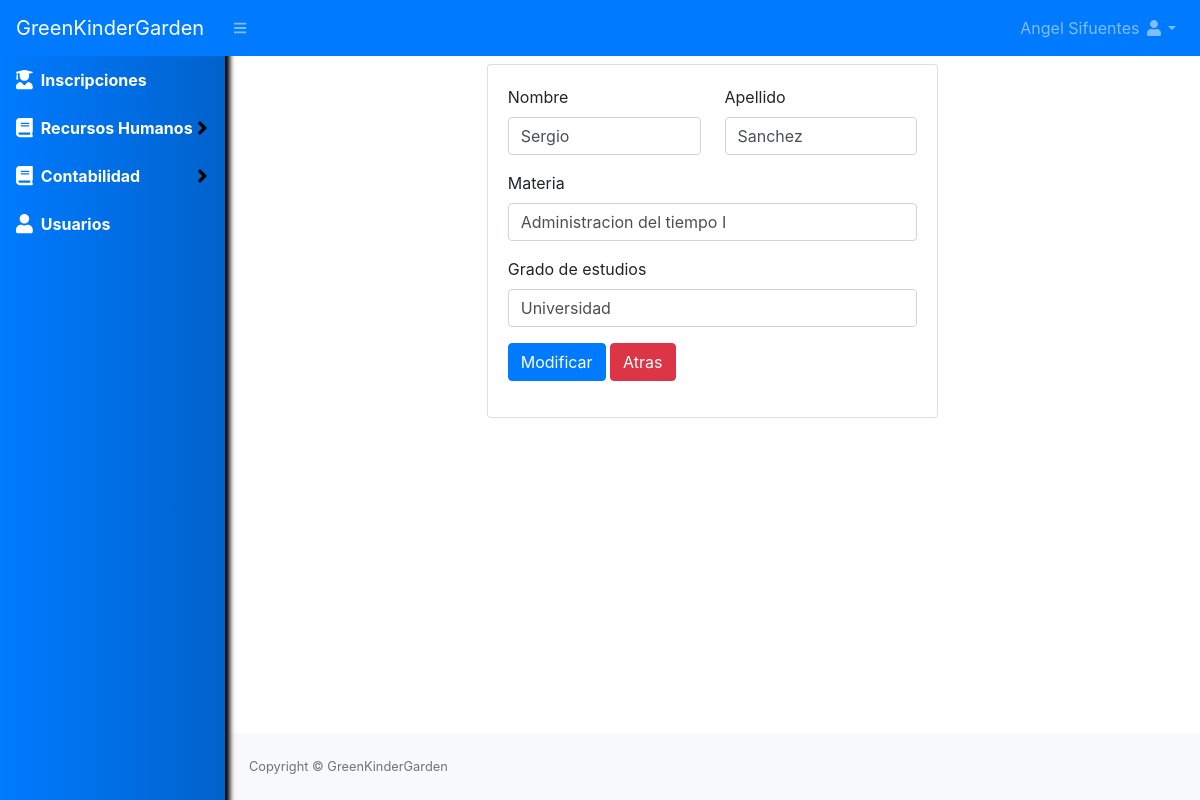
/profesores/editar?id=1 (signed in), run on the app's committed database.
### tables this page shows
CREATE TABLE `profesor` (
  `id` int(11) NOT NULL,
  `nombre_profesor` varchar(50) NOT NULL,
  `apellido_profesor` varchar(50) NOT NULL,
  `materia_profesor` varchar(50) NOT NULL,
  `grado_estudios` varchar(50) NOT NULL,
  `estado` int(11) NOT NULL DEFAULT 1
);

### Libraries/Core/Views.php (called while the page is built)
<?php
class Views{
    function getView($controller, $view, $data="", $alert="", $config = "", $cliente = "")
    {
        $controller = get_class($controller);
        if ($controller == "Home") {
            $view = "Views/".$view.".php";
        }else{
            $view = "Views/" . $controller . "/" . $view . ".php";
        }
        require_once($view);
    }
}
?>

### index.php (called while the page is built, shortened)
<?php
require_once("Helpers/Helpers.php");
require_once("Libraries/Core/Load.php");
?>

### Helpers/Helpers.php (called while the page is built, shortened)
<?php
function base_url()
{
    return BASE_URL;
}
?>

### Libraries/Core/Mysql.php (called while the page is built, shortened)
<?php
class Mysql extends Conexion{
    private $conexion;
    function __construct()
    {
        $this->conexion = new Conexion();
        $this->conexion = $this->conexion->conect();
    }
    public function select(string $query){
        $this->strquery = $query;
        $result = $this->conexion->prepare($this->strquery);
        $result->execute();
        $data = $result->fetch(PDO::FETCH_ASSOC);
        return $data;
    }
}
?>

### Libraries/Core/Conexion.php (called while the page is built)
<?php
class Conexion{
    private $conect;
    public function __construct()
    {
      $conexion = "mysql:host=".HOST.";dbname=".BD.";.CHARSET.";
      try {
          $this->conect = new PDO($conexion, DB_USER, PASS);
          $this->conect->setAttribute(PDO::ATTR_ERRMODE, PDO::ERRMODE_EXCEPTION);
      } catch (PDOException $e) {
          $this->conect = "Error en la conexion";
          echo "Error: " . $e->getMessage();
      }
    }
    public function conect()
    {
        return $this->conect;
    }
}
?>

### Models/ProfesoresModel.php (called while the page is built, shortened)
<?php
class ProfesoresModel extends Mysql{
    public function editProfesor(int $id)
    {
        $sql = "SELECT * FROM profesor WHERE id = $id";
        $res = $this->select($sql);
        return $res;
    }
}
?>

### Views/profesores/editar.php (the view, shortened to what this page needs)
<div id="layoutSidenav_content">
    <main>
        <div class="container-fluid">
            <div class="row mt-2">
                <div class="col-lg-6 m-auto">
                    <div class="card">
                        <div class="card-body">
                            <form action="<?php echo base_url(); ?>profesores/modificar" method="post" enctype="multipart/form-data" autocomplete="off">
                                <div class="row">
                                    <div class="col-md-6">
                                        <div class="form-group">
                                            <label for="nombre_profesor">Nombre</label>
                                            <input id="nombre_profesor" class="form-control" type="text" name="nombre_profesor" value="<?php echo $data['nombre_profesor']; ?>">
                                        </div>
                                    </div>
                                    <div class="col-md-6">
                                        <div class="form-group">
                                            <label for="apellido_profesor">Apellido</label>
                                            <input id="apellido_profesor" class="form-control" type="text" name="apellido_profesor" value="<?php echo $data['apellido_profesor']; ?>">
                                        </div>
                                    </div>
                                    <div class="col-md-12">
                                        <div class="form-group">
                                            <label for="materia_profesor">Materia</label>
                                            <input id="materia_profesor" class="form-control" type="text" name="materia_profesor" value="<?php echo $data['materia_profesor']; ?>">
                                        </div>
                                    </div>
                                    <div class="col-md-12">
                                        <div class="form-group">
                                            <label for="grado_estudios">Grado de estudios</label>
                                            <input id="grado_estudios" class="form-control" type="text" name="grado_estudios" value="<?php echo $data['grado_estudios']; ?>">
                                        </div>
                                    </div>
                                    <div class="col-md-12">
                                        <div class="form-group">
                                            <button class="btn btn-primary" type="submit">Modificar</button>
                                            <a class="btn btn-danger" href="<?php echo base_url(); ?>profesores">Atras</a>
                                        </div>
                                    </div>
                                </div>
                            </form>
                        </div>
                    </div>
                </div>
            </div>
        </div>
    </main>

### data on the page
profesor: nombre_profesor "Sergio", apellido_profesor "Sanchez", materia_profesor "Administracion del tiempo I", grado_estudios "Universidad"

### other printed values
$_SESSION['nombre'] "Angel Sifuentes"
